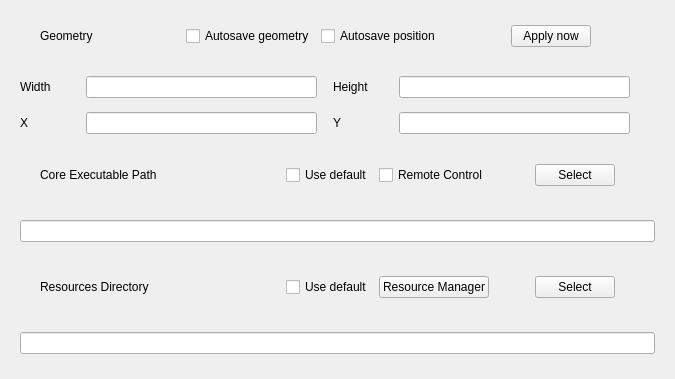
     <widget class="QWidget" name="tab_6">
      <attribute name="title">
       <string>Startup</string>
      </attribute>
      <layout class="QVBoxLayout" name="verticalLayout_6">
       <item>
        <widget class="QGroupBox" name="groupBox_8">
         <property name="sizePolicy">
          <sizepolicy hsizetype="Preferred" vsizetype="MinimumExpanding">
           <horstretch>0</horstretch>
           <verstretch>0</verstretch>
          </sizepolicy>
         </property>
         <property name="minimumSize">
          <size>
           <width>0</width>
           <height>50</height>
          </size>
         </property>
         <property name="styleSheet">
          <string notr="true"> QGroupBox{ border: none; background: transparent; }   </string>
         </property>
         <property name="title">
          <string/>
         </property>
         <property name="flat">
          <bool>true</bool>
         </property>
         <layout class="QHBoxLayout" name="horizontalLayout_8">
          <property name="topMargin">
           <number>0</number>
          </property>
          <property name="bottomMargin">
           <number>0</number>
          </property>
          <item>
           <spacer name="horizontalSpacer_9">
            <property name="orientation">
             <enum>Qt::Orientation::Horizontal</enum>
            </property>
            <property name="sizeType">
             <enum>QSizePolicy::Policy::Fixed</enum>
            </property>
            <property name="sizeHint" stdset="0">
             <size>
              <width>20</width>
              <height>20</height>
             </size>
            </property>
           </spacer>
          </item>
          <item>
           <widget class="QLabel" name="label_24">
            <property name="sizePolicy">
             <sizepolicy hsizetype="Preferred" vsizetype="Fixed">
              <horstretch>0</horstretch>
              <verstretch>0</verstretch>
             </sizepolicy>
            </property>
            <property name="minimumSize">
             <size>
              <width>100</width>
              <height>0</height>
             </size>
            </property>
            <property name="text">
             <string>Geometry</string>
            </property>
           </widget>
          </item>
          <item>
           <spacer name="horizontalSpacer_10">
            <property name="orientation">
             <enum>Qt::Orientation::Horizontal</enum>
            </property>
            <property name="sizeType">
             <enum>QSizePolicy::Policy::Fixed</enum>
            </property>
            <property name="sizeHint" stdset="0">
             <size>
              <width>40</width>
              <height>20</height>
             </size>
            </property>
           </spacer>
          </item>
          <item>
           <widget class="QCheckBox" name="save_geometry">
            <property name="sizePolicy">
             <sizepolicy hsizetype="Minimum" vsizetype="MinimumExpanding">
              <horstretch>0</horstretch>
              <verstretch>0</verstretch>
             </sizepolicy>
            </property>
            <property name="text">
             <string>Autosave geometry</string>
            </property>
           </widget>
          </item>
          <item>
           <widget class="QCheckBox" name="save_position">
            <property name="text">
             <string>Autosave position</string>
            </property>
           </widget>
          </item>
          <item>
           <spacer name="horizontalSpacer_12">
            <property name="orientation">
             <enum>Qt::Orientation::Horizontal</enum>
            </property>
            <property name="sizeHint" stdset="0">
             <size>
              <width>40</width>
              <height>20</height>
             </size>
            </property>
           </spacer>
          </item>
          <item>
           <widget class="QPushButton" name="apply_now">
            <property name="text">
             <string>Apply now</string>
            </property>
           </widget>
          </item>
          <item>
           <spacer name="horizontalSpacer_11">
            <property name="orientation">
             <enum>Qt::Orientation::Horizontal</enum>
            </property>
            <property name="sizeHint" stdset="0">
             <size>
              <width>40</width>
              <height>20</height>
             </size>
            </property>
           </spacer>
          </item>
         </layout>
        </widget>
       </item>
       <item>
        <widget class="QGroupBox" name="groupBox_4">
         <property name="sizePolicy">
          <sizepolicy hsizetype="Preferred" vsizetype="Expanding">
           <horstretch>0</horstretch>
           <verstretch>0</verstretch>
          </sizepolicy>
         </property>
         <property name="minimumSize">
          <size>
           <width>0</width>
           <height>50</height>
          </size>
         </property>
         <property name="styleSheet">
          <string notr="true"> QGroupBox{ border: none; background: transparent; }   </string>
         </property>
         <property name="title">
          <string/>
         </property>
         <property name="flat">
          <bool>true</bool>
         </property>
         <layout class="QGridLayout" name="gridLayout_11">
          <property name="topMargin">
           <number>0</number>
          </property>
          <property name="rightMargin">
           <number>0</number>
          </property>
          <property name="bottomMargin">
           <number>0</number>
          </property>
          <property name="horizontalSpacing">
           <number>16</number>
          </property>
          <property name="verticalSpacing">
           <number>5</number>
          </property>
          <item row="0" column="0">
           <widget class="QLabel" name="label_23">
            <property name="sizePolicy">
             <sizepolicy hsizetype="Preferred" vsizetype="Preferred">
              <horstretch>0</horstretch>
              <verstretch>0</verstretch>
             </sizepolicy>
            </property>
            <property name="minimumSize">
             <size>
              <width>50</width>
              <height>0</height>
             </size>
            </property>
            <property name="text">
             <string>Width</string>
            </property>
           </widget>
          </item>
          <item row="0" column="3">
           <widget class="QLineEdit" name="height">
            <property name="sizePolicy">
             <sizepolicy hsizetype="Expanding" vsizetype="Fixed">
              <horstretch>0</horstretch>
              <verstretch>0</verstretch>
             </sizepolicy>
            </property>
            <property name="inputMethodHints">
             <set>Qt::InputMethodHint::ImhDigitsOnly</set>
            </property>
            <property name="inputMask">
             <string notr="true"/>
            </property>
            <property name="text">
             <string notr="true"/>
            </property>
           </widget>
          </item>
          <item row="1" column="2">
           <widget class="QLabel" name="label_28">
            <property name="minimumSize">
             <size>
              <width>50</width>
              <height>0</height>
             </size>
            </property>
            <property name="text">
             <string>Y</string>
            </property>
           </widget>
          </item>
          <item row="1" column="3">
           <widget class="QLineEdit" name="Y">
            <property name="sizePolicy">
             <sizepolicy hsizetype="Expanding" vsizetype="Fixed">
              <horstretch>0</horstretch>
              <verstretch>0</verstretch>
             </sizepolicy>
            </property>
           </widget>
          </item>
          <item row="0" column="1">
           <widget class="QLineEdit" name="width">
            <property name="sizePolicy">
             <sizepolicy hsizetype="Expanding" vsizetype="Fixed">
              <horstretch>0</horstretch>
              <verstretch>0</verstretch>
             </sizepolicy>
            </property>
            <property name="inputMethodHints">
             <set>Qt::InputMethodHint::ImhDigitsOnly</set>
            </property>
            <property name="inputMask">
             <string notr="true"/>
            </property>
            <property name="text">
             <string notr="true"/>
            </property>
            <property name="placeholderText">
             <string/>
            </property>
           </widget>
          </item>
          <item row="1" column="1">
           <widget class="QLineEdit" name="X">
            <property name="sizePolicy">
             <sizepolicy hsizetype="Expanding" vsizetype="Fixed">
              <horstretch>0</horstretch>
              <verstretch>0</verstretch>
             </sizepolicy>
            </property>
           </widget>
          </item>
          <item row="1" column="0">
           <widget class="QLabel" name="label_27">
            <property name="minimumSize">
             <size>
              <width>50</width>
              <height>0</height>
             </size>
            </property>
            <property name="text">
             <string>X</string>
            </property>
           </widget>
          </item>
          <item row="0" column="2">
           <widget class="QLabel" name="label_10">
            <property name="minimumSize">
             <size>
              <width>50</width>
              <height>0</height>
             </size>
            </property>
            <property name="text">
             <string>Height</string>
            </property>
           </widget>
          </item>
          <item row="1" column="5">
           <widget class="QGroupBox" name="groupBox_11">
            <property name="sizePolicy">
             <sizepolicy hsizetype="Preferred" vsizetype="Ignored">
              <horstretch>0</horstretch>
              <verstretch>0</verstretch>
             </sizepolicy>
            </property>
            <property name="minimumSize">
             <size>
              <width>0</width>
              <height>50</height>
             </size>
            </property>
            <property name="styleSheet">
             <string notr="true"> QGroupBox{ border: none;; }   </string>
            </property>
            <property name="title">
             <string/>
            </property>
            <property name="flat">
             <bool>true</bool>
            </property>
            <layout class="QHBoxLayout" name="horizontalLayout_12"/>
           </widget>
          </item>
         </layout>
        </widget>
       </item>
       <item>
        <widget class="QGroupBox" name="groupBox_9">
         <property name="sizePolicy">
          <sizepolicy hsizetype="Preferred" vsizetype="MinimumExpanding">
           <horstretch>0</horstretch>
           <verstretch>0</verstretch>
          </sizepolicy>
         </property>
         <property name="minimumSize">
          <size>
           <width>0</width>
           <height>50</height>
          </size>
         </property>
         <property name="styleSheet">
          <string notr="true"> QGroupBox{ border: none; background: transparent; }   </string>
         </property>
         <property name="title">
          <string/>
         </property>
         <property name="flat">
          <bool>true</bool>
         </property>
         <layout class="QHBoxLayout" name="horizontalLayout_9">
          <property name="spacing">
           <number>6</number>
          </property>
          <property name="topMargin">
           <number>0</number>
          </property>
          <property name="bottomMargin">
           <number>0</number>
          </property>
          <item>
           <spacer name="horizontalSpacer_4">
            <property name="orientation">
             <enum>Qt::Orientation::Horizontal</enum>
            </property>
            <property name="sizeType">
             <enum>QSizePolicy::Policy::Fixed</enum>
            </property>
            <property name="sizeHint" stdset="0">
             <size>
              <width>20</width>
              <height>20</height>
             </size>
            </property>
           </spacer>
          </item>
          <item>
           <widget class="QLabel" name="label_25">
            <property name="sizePolicy">
             <sizepolicy hsizetype="Preferred" vsizetype="Ignored">
              <horstretch>0</horstretch>
              <verstretch>0</verstretch>
             </sizepolicy>
            </property>
            <property name="minimumSize">
             <size>
              <width>200</width>
              <height>0</height>
             </size>
            </property>
            <property name="text">
             <string>Core Executable Path</string>
            </property>
           </widget>
          </item>
          <item>
           <spacer name="horizontalSpacer_2">
            <property name="orientation">
             <enum>Qt::Orientation::Horizontal</enum>
            </property>
            <property name="sizeType">
             <enum>QSizePolicy::Policy::Fixed</enum>
            </property>
            <property name="sizeHint" stdset="0">
             <size>
              <width>40</width>
              <height>20</height>
             </size>
            </property>
           </spacer>
          </item>
          <item>
           <widget class="QCheckBox" name="default_core_path">
            <property name="sizePolicy">
             <sizepolicy hsizetype="Fixed" vsizetype="Fixed">
              <horstretch>0</horstretch>
              <verstretch>0</verstretch>
             </sizepolicy>
            </property>
            <property name="text">
             <string>Use default</string>
            </property>
           </widget>
          </item>
          <item>
           <widget class="QCheckBox" name="remote_control">
            <property name="text">
             <string>Remote Control</string>
            </property>
           </widget>
          </item>
          <item>
           <spacer name="horizontalSpacer">
            <property name="orientation">
             <enum>Qt::Orientation::Horizontal</enum>
            </property>
            <property name="sizeHint" stdset="0">
             <size>
              <width>40</width>
              <height>20</height>
             </size>
            </property>
           </spacer>
          </item>
          <item>
           <widget class="QPushButton" name="select_core">
            <property name="sizePolicy">
             <sizepolicy hsizetype="Fixed" vsizetype="Fixed">
              <horstretch>0</horstretch>
              <verstretch>0</verstretch>
             </sizepolicy>
            </property>
            <property name="text">
             <string>Select</string>
            </property>
           </widget>
          </item>
          <item>
           <spacer name="horizontalSpacer_3">
            <property name="orientation">
             <enum>Qt::Orientation::Horizontal</enum>
            </property>
            <property name="sizeHint" stdset="0">
             <size>
              <width>40</width>
              <height>20</height>
             </size>
            </property>
           </spacer>
          </item>
         </layout>
        </widget>
       </item>
       <item>
        <widget class="QGroupBox" name="groupBox_7">
         <property name="sizePolicy">
          <sizepolicy hsizetype="Preferred" vsizetype="MinimumExpanding">
           <horstretch>0</horstretch>
           <verstretch>0</verstretch>
          </sizepolicy>
         </property>
         <property name="minimumSize">
          <size>
           <width>0</width>
           <height>50</height>
          </size>
         </property>
         <property name="styleSheet">
          <string notr="true"> QGroupBox{ border: none; background: transparent; }   </string>
         </property>
         <property name="title">
          <string/>
         </property>
         <property name="flat">
          <bool>true</bool>
         </property>
         <layout class="QHBoxLayout" name="horizontalLayout_7">
          <property name="spacing">
           <number>0</number>
          </property>
          <property name="topMargin">
           <number>0</number>
          </property>
          <property name="bottomMargin">
           <number>0</number>
          </property>
          <item>
           <widget class="QLineEdit" name="core_path">
            <property name="sizePolicy">
             <sizepolicy hsizetype="Expanding" vsizetype="Fixed">
              <horstretch>0</horstretch>
              <verstretch>0</verstretch>
             </sizepolicy>
            </property>
           </widget>
          </item>
         </layout>
        </widget>
       </item>
       <item>
        <widget class="QGroupBox" name="groupBox_10">
         <property name="sizePolicy">
          <sizepolicy hsizetype="Preferred" vsizetype="MinimumExpanding">
           <horstretch>0</horstretch>
           <verstretch>0</verstretch>
          </sizepolicy>
         </property>
         <property name="minimumSize">
          <size>
           <width>0</width>
           <height>50</height>
          </size>
         </property>
         <property name="styleSheet">
          <string notr="true"> QGroupBox{ border: none; background: transparent; }   </string>
         </property>
         <property name="title">
          <string/>
         </property>
         <property name="flat">
          <bool>true</bool>
         </property>
         <layout class="QHBoxLayout" name="horizontalLayout_10">
          <property name="topMargin">
           <number>0</number>
          </property>
          <property name="bottomMargin">
           <number>0</number>
          </property>
          <item>
           <spacer name="horizontalSpacer_8">
            <property name="orientation">
             <enum>Qt::Orientation::Horizontal</enum>
            </property>
            <property name="sizeType">
             <enum>QSizePolicy::Policy::Fixed</enum>
            </property>
            <property name="sizeHint" stdset="0">
             <size>
              <width>20</width>
              <height>20</height>
             </size>
            </property>
           </spacer>
          </item>
          <item>
           <widget class="QLabel" name="label_26">
            <property name="sizePolicy">
             <sizepolicy hsizetype="Preferred" vsizetype="MinimumExpanding">
              <horstretch>0</horstretch>
              <verstretch>0</verstretch>
             </sizepolicy>
            </property>
            <property name="minimumSize">
             <size>
              <width>200</width>
              <height>0</height>
             </size>
            </property>
            <property name="text">
             <string>Resources Directory</string>
            </property>
           </widget>
          </item>
          <item>
           <spacer name="horizontalSpacer_7">
            <property name="orientation">
             <enum>Qt::Orientation::Horizontal</enum>
            </property>
            <property name="sizeType">
             <enum>QSizePolicy::Policy::Fixed</enum>
            </property>
            <property name="sizeHint" stdset="0">
             <size>
              <width>40</width>
              <height>20</height>
             </size>
            </property>
           </spacer>
          </item>
          <item>
           <widget class="QCheckBox" name="default_icons_path">
            <property name="sizePolicy">
             <sizepolicy hsizetype="Fixed" vsizetype="Fixed">
              <horstretch>0</horstretch>
              <verstretch>0</verstretch>
             </sizepolicy>
            </property>
            <property name="text">
             <string>Use default</string>
            </property>
           </widget>
          </item>
          <item>
           <widget class="QPushButton" name="resource_manager">
            <property name="text">
             <string>Resource Manager</string>
            </property>
           </widget>
          </item>
          <item>
           <spacer name="horizontalSpacer_6">
            <property name="orientation">
             <enum>Qt::Orientation::Horizontal</enum>
            </property>
            <property name="sizeHint" stdset="0">
             <size>
              <width>40</width>
              <height>20</height>
             </size>
            </property>
           </spacer>
          </item>
          <item>
           <widget class="QPushButton" name="select_icons">
            <property name="sizePolicy">
             <sizepolicy hsizetype="Fixed" vsizetype="Fixed">
              <horstretch>0</horstretch>
              <verstretch>0</verstretch>
             </sizepolicy>
            </property>
            <property name="text">
             <string>Select</string>
            </property>
           </widget>
          </item>
          <item>
           <spacer name="horizontalSpacer_5">
            <property name="orientation">
             <enum>Qt::Orientation::Horizontal</enum>
            </property>
            <property name="sizeHint" stdset="0">
             <size>
              <width>40</width>
              <height>20</height>
             </size>
            </property>
           </spacer>
          </item>
         </layout>
        </widget>
       </item>
       <item>
        <widget class="QGroupBox" name="groupBox_6">
         <property name="sizePolicy">
          <sizepolicy hsizetype="Preferred" vsizetype="MinimumExpanding">
           <horstretch>0</horstretch>
           <verstretch>0</verstretch>
          </sizepolicy>
         </property>
         <property name="minimumSize">
          <size>
           <width>0</width>
           <height>50</height>
          </size>
         </property>
         <property name="styleSheet">
          <string notr="true"> QGroupBox{ border: none; background: transparent; }   </string>
         </property>
         <property name="title">
          <string/>
         </property>
         <property name="flat">
          <bool>true</bool>
         </property>
         <layout class="QHBoxLayout" name="horizontalLayout_6">
          <property name="topMargin">
           <number>0</number>
          </property>
          <property name="bottomMargin">
           <number>0</number>
          </property>
          <item>
           <widget class="QLineEdit" name="icons_path">
            <property name="sizePolicy">
             <sizepolicy hsizetype="Expanding" vsizetype="Fixed">
              <horstretch>0</horstretch>
              <verstretch>0</verstretch>
             </sizepolicy>
            </property>
           </widget>
          </item>
         </layout>
        </widget>
       </item>
      </layout>
     </widget>
